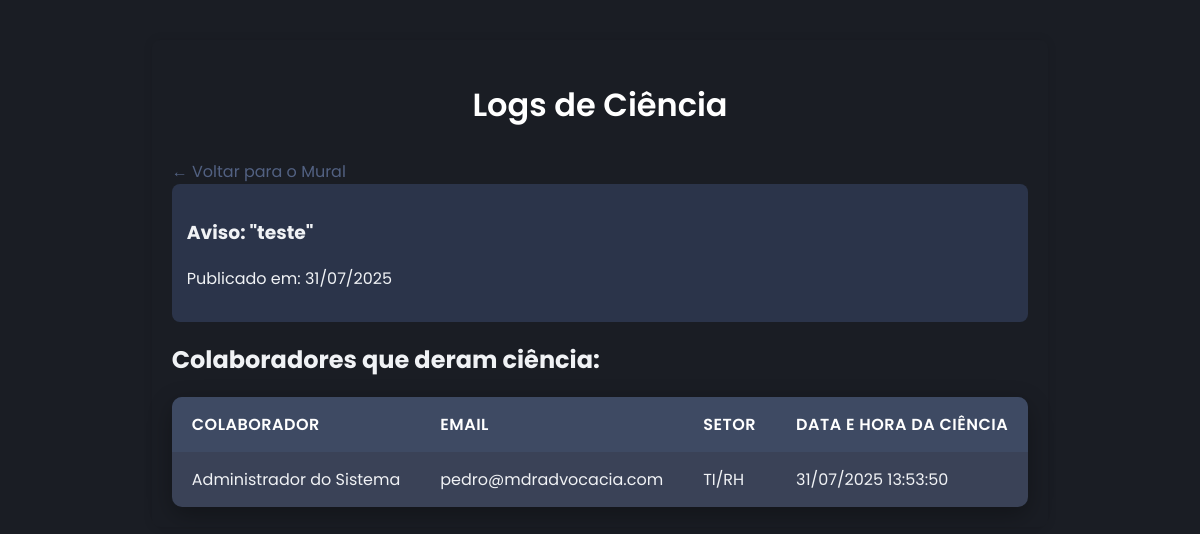
The page /aviso/2/logs (signed in) on the database its author committed.
### app/models.py (models this page shows, shortened)
class Aviso(db.Model):
    __tablename__ = 'aviso'
    id = db.Column(db.Integer, primary_key=True)
    titulo = db.Column(db.String(200), nullable=False)
    conteudo = db.Column(db.Text, nullable=False)
    data_publicacao = db.Column(db.DateTime, default=datetime.utcnow)
    autor_id = db.Column(db.Integer, db.ForeignKey('usuario.id'), nullable=False)
    autor = db.relationship('Usuario')
    logs_ciencia = db.relationship('LogCienciaAviso', backref='aviso', lazy='dynamic')

class LogCienciaAviso(db.Model):
    __tablename__ = 'log_ciencia_aviso'
    id = db.Column(db.Integer, primary_key=True)
    aviso_id = db.Column(db.Integer, db.ForeignKey('aviso.id'), nullable=False)
    usuario_id = db.Column(db.Integer, db.ForeignKey('usuario.id'), nullable=False)
    data_ciencia = db.Column(db.DateTime, default=datetime.utcnow)
    usuario = db.relationship('Usuario', backref=db.backref('logs_ciencia', lazy='dynamic'))

class Funcionario(db.Model):
    __tablename__ = 'funcionario'
    id = db.Column(db.Integer, primary_key=True)
    nome = db.Column(db.String(120), nullable=False)
    cpf = db.Column(db.String(14), unique=True, nullable=False)
    email = db.Column(db.String(120), nullable=False)
    telefone = db.Column(db.String(20))
    cargo = db.Column(db.String(100))
    setor = db.Column(db.String(100))
    data_nascimento = db.Column(db.Date)
    contato_emergencia_nome = db.Column(db.String(120))
    contato_emergencia_telefone = db.Column(db.String(20))
    sistemas = db.relationship('Sistema', secondary=funcionario_sistemas, lazy='subquery',
                               backref=db.backref('funcionarios', lazy=True))

class Usuario(db.Model, UserMixin):
    __tablename__ = 'usuario'
    id = db.Column(db.Integer, primary_key=True)
    email = db.Column(db.String(120), unique=True, nullable=False)
    password_hash = db.Column(db.String(256), nullable=False)
    funcionario_id = db.Column(db.Integer, db.ForeignKey('funcionario.id'), unique=True) # Um usuário por funcionário
    funcionario = db.relationship('Funcionario', backref=db.backref('usuario', uselist=False))
    permissoes = db.relationship('Permissao', secondary=permissoes_usuarios, lazy='subquery',
                                 backref=db.backref('usuarios', lazy=True))
    def tem_permissao(self, nome_permissao):
        return any(p.nome == nome_permissao for p in self.permissoes)

### app/routes.py (the view)
@main.route('/aviso/<int:aviso_id>/logs')
@login_required
@permission_required('admin_rh') # Apenas RH pode ver os logs
def ver_logs_ciencia(aviso_id):
    aviso = Aviso.query.get_or_404(aviso_id)
    logs = LogCienciaAviso.query.filter_by(aviso_id=aviso.id).order_by(LogCienciaAviso.data_ciencia.desc()).all()
    return render_template('avisos/log_ciencia.html', aviso=aviso, logs=logs)

### app/__init__.py (called while the page is built)
def create_app():
    app = Flask(__name__, static_folder="../static", template_folder="../templates")
    app.config.from_object(Config)
    app.config['SECRET_KEY'] = 'uma-chave-secreta-muito-segura-trocar-depois'
    db.init_app(app)
    migrate.init_app(app, db)
    CORS(app)
    login_manager.init_app(app)
    from .models import Usuario
    @login_manager.user_loader
    def load_user(user_id):
        return Usuario.query.get(int(user_id))
    from .routes import main as main_blueprint
    app.register_blueprint(main_blueprint)
    from .auth import auth as auth_blueprint
    app.register_blueprint(auth_blueprint, url_prefix='/auth')
    from .documentos import documentos_bp
    app.register_blueprint(documentos_bp, url_prefix='/documentos')
    return app

### templates/avisos/log_ciencia.html (shortened to what this page needs)
<!DOCTYPE html>
<html lang="pt-br">
<head>
    <link rel="stylesheet" href="{{ url_for('static', filename='style.css') }}">
    <link rel="stylesheet" href="{{ url_for('static', filename='style-funcionario.css') }}">
</head>
<body>
    <div class="container">
        <h1>Logs de Ciência</h1>
        <a href="{{ url_for('main.listar_avisos') }}">← Voltar para o Mural</a>
        <div class="aviso-info">
            <h3>Aviso: "{{ aviso.titulo }}"</h3>
            <p>Publicado em: {{ aviso.data_publicacao.strftime('%d/%m/%Y') }}</p>
        </div>
        <h2>Colaboradores que deram ciência:</h2>
        {% if logs %}
            <table>
                <thead>
                    <tr>
                        <th>Colaborador</th>
                        <th>Email</th>
                        <th>Setor</th>
                        <th>Data e Hora da Ciência</th>
                    </tr>
                </thead>
                <tbody>
                    {% for log in logs %}
                    <tr>
                        <td>{{ log.usuario.funcionario.nome }}</td>
                        <td>{{ log.usuario.email }}</td>
                        <td>{{ log.usuario.funcionario.setor }}</td>
                        <td>{{ log.data_ciencia.strftime('%d/%m/%Y %H:%M:%S') }}</td>
                    </tr>
                    {% endfor %}
                </tbody>
            </table>
        {% else %}
            <p>Nenhum colaborador deu ciência neste aviso ainda.</p>
        {% endif %}
    </div>
</body>
</html>

### static/style.css (style rules this page uses)
:root { --cor-fundo: #1a1d24; --cor-superficie: #2b344a; --cor-primaria: #3e4a63; --cor-primaria-hover: #526182; --cor-texto-principal: #f0f2f5; --cor-texto-secundario: #a8b2c9; --cor-texto-contraste: #ffffff; --cor-sucesso: #28a745; --cor-sucesso-hover: #218838; --cor-erro: #dc3545; --cor-erro-hover: #c82333; }
body { font-family: 'Poppins', sans-serif; padding: 40px; background: var(--cor-fundo); color: var(--cor-texto-principal); display: flex; flex-direction: column; align-items: center; }
.container { max-width: 700px; margin: 30px auto; padding: 20px; border-radius: 8px; box-shadow: 0 0 10px rgba(0,0,0,0.1); }

### static/style-funcionario.css (style rules this page uses)
:root { --cor-fundo: #1a1d24; --cor-superficie: #2b344a; --cor-primaria: #3e4a63; --cor-primaria-hover: #526182; --cor-texto-principal: #f0f2f5; --cor-texto-secundario: #a8b2c9; --cor-texto-contraste: #ffffff; --cor-celula-transparente: rgba(255, 255, 255, 0.07); }
body { font-family: 'Poppins', sans-serif; background: var(--cor-fundo); color: var(--cor-texto-principal); margin: 0; padding: 20px; }
h1 { color: var(--cor-texto-contraste); font-weight: 600; text-align: center; margin-bottom: 30px; }
a { color: var(--cor-primaria-hover); text-decoration: none; transition: 0.3s; }
table { width: 100%; border-collapse: separate; border-spacing: 0; background: var(--cor-superficie); box-shadow: 0 8px 24px rgba(0,0,0,0.3); border-radius: 10px; overflow: hidden; }
th { padding: 15px 20px; text-align: left; background: var(--cor-primaria); color: var(--cor-texto-contraste); font-weight: 600; text-transform: uppercase; letter-spacing: 0.5px; }
td { padding: 15px 20px; text-align: left; color: var(--cor-texto-principal); border-bottom: 1px solid var(--cor-primaria); background: var(--cor-celula-transparente); transition: background-color 0.3s ease; }
tr:last-child td { border-bottom: none; }

### templates/avisos/log_ciencia.html (style rules this page uses)
.container { max-width: 900px; margin: 20px auto; padding: 20px; }
.aviso-info { background-color: var(--cor-superficie); padding: 15px; border-radius: 8px; margin-bottom: 20px; }

### rows shown on the page
Aviso: titulo "teste", data_publicacao "31/07/2025"
LogCienciaAviso: usuario.funcionario.nome "Administrador do Sistema", usuario.email "pedro@mdradvocacia.com", usuario.funcionario.setor "TI/RH", data_ciencia "31/07/2025 13:53:50"
